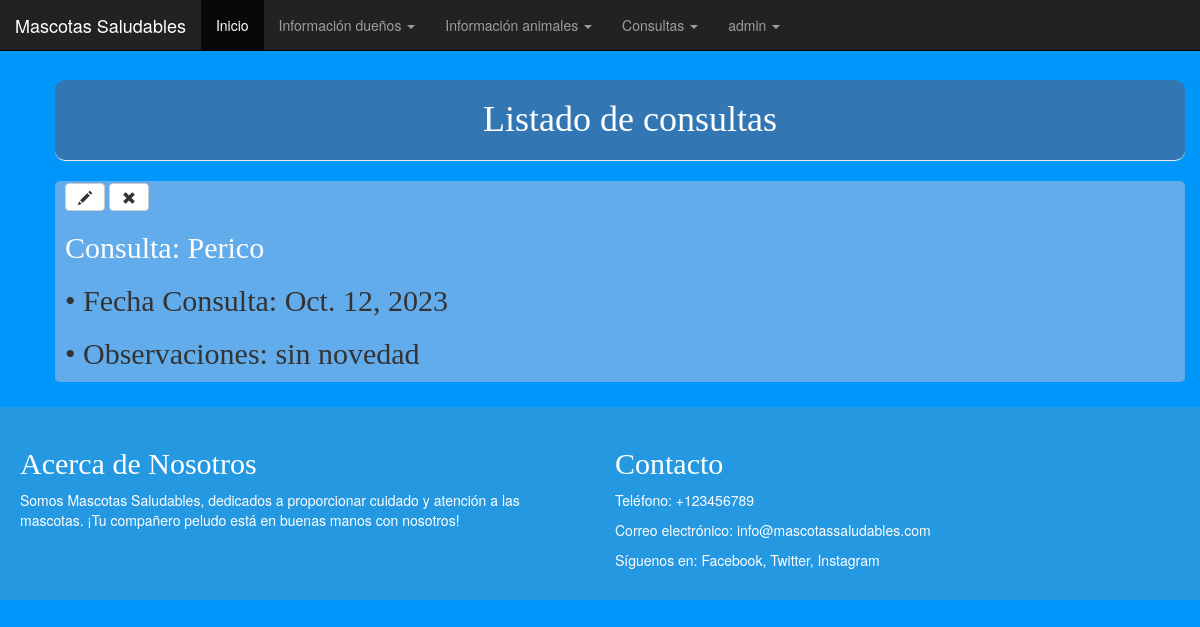
Page /persona/consulta/ (signed in) on the committed database.
### persona/models.py (models this page shows)
class Consulta(models.Model):
    idAnimal = models.ForeignKey(Animal, on_delete=models.CASCADE)
    sintomas = models.TextField()
    observaciones = models.TextField()
    diagnostico = models.TextField()
    fechaConsulta = models.DateField('Fecha Consulta:', null=True)
    receta = models.ManyToManyField(Medicina, through='Medicacion')

class Animal(models.Model):
    idTipoAnimal = models.ForeignKey(TipoAnimal, on_delete = models.CASCADE)
    idDueno = models.ForeignKey(Persona, on_delete = models.CASCADE, null = True)
    nombreAnimal = models.CharField(max_length=50)
    fechaNacimiento = models.DateField('Fecha de Nacimiento')
    raza = models.CharField(max_length=50)
    sexo = models.CharField(max_length=50)
    peso = models.DecimalField(max_digits=5, decimal_places=2)
    observaciones = models.TextField()
    imagen = models.ImageField(upload_to='animal_images/', null=True, blank=True)
    def __str__(self):
        return self.nombreAnimal

### persona/views.py (the view)
# urls.py: path('consulta/', views.lista_consultas, name="lista_consultas"),
@login_required
def lista_consultas(request):
    consultas = Consulta.objects.all()
    return render(request, 'persona/lista_consultas.html', {'consultas':consultas})

### persona/templates/persona/lista_consultas.html
{% extends 'persona/base.html' %}
{% block content %}
<h1 class="page-header">Listado de consultas</h1>
  {% for consulta in consultas %}
  <div class="post">
      <a class="btn btn-default" href="{% url 'consulta_edit' pk=consulta.pk %}"><span class="glyphicon glyphicon-pencil"></span></a>
      <a title="Eliminar registro" class="btn btn-default" href="{% url 'consulta_delete' pk=consulta.pk %}"><span class="glyphicon glyphicon-remove"></span></a>
      <h2><a href="{% url 'detalle_consulta' pk=consulta.pk %}">Consulta: {{consulta.idAnimal}}</a></h2>
      <h2>• Fecha Consulta: {{consulta.fechaConsulta}}</h2>
      <h2>• Observaciones: {{consulta.observaciones}}</h2>
  </div>
  {% endfor %}
{% endblock %}

### persona/templates/persona/base.html (shortened to what this page needs)
{% load static %}
<html>
<head>
    <link rel="stylesheet" href="https://maxcdn.bootstrapcdn.com/bootstrap/3.4.0/css/bootstrap.min.css">
    <link rel="stylesheet" href="{% static 'css/estilo11.css' %}">
</head>
    <body>
            <nav class="navbar navbar-inverse navbar-fixed-top">
              <div class="container-fluid">
                <div class="navbar-header">
                  <a class="navbar-brand" href="#">Mascotas Saludables</a>
                </div>
                {% if user.is_authenticated %}
                <ul class="nav navbar-nav">
                  <li class="active"><a href="#">Inicio</a></li>
                  <li class="dropdown">
                    <a class="dropdown-toggle" data-toggle="dropdown">Información dueños
                    <span class="caret"></span></a>
                  </li>
                  <li class="dropdown">
                    <a class="dropdown-toggle" data-toggle="dropdown" href="#">Información animales
                    <span class="caret"></span></a>
                  </li>
                  <li class="dropdown">
                      <a class="dropdown-toggle" data-toggle="dropdown" href="#">Consultas
                      <span class="caret"></span></a>
                    </li>
                  <li class="dropdown">
                    <a class="dropdown-toggle" data-toggle="dropdown" href="#">{{ user.username }}
                        <span class="caret"></span></a>
                      </li>
                </ul>
                {% else %}
                <a href="{% url 'login' %}" class="top-menu"><span class="glyphicon glyphicon-lock"></span></a>
                {% endif %}
              </div>
            </nav>
        <br><br><br>
        <div class="container">
          <div class="row justify-content-center">
            <div class="content">
              {% block content %}
              {% endblock %}
            </div>
          </div>
        </div>
        <div class="custom-container">
          <div class="row">
            <div class="col-md-6">
              <h2>Acerca de Nosotros</h2>
              <p>Somos Mascotas Saludables, dedicados a proporcionar cuidado y atención a las mascotas. ¡Tu compañero peludo está en buenas manos con nosotros!</p>
            </div>
            <div class="col-md-6">
              <h2>Contacto</h2>
              <p>Teléfono: +123456789</p>
              <p>Correo electrónico: info@mascotassaludables.com</p>
              <p>Síguenos en:
                <a href="#">Facebook</a>,
                <a href="#">Twitter</a>,
                <a href="#">Instagram</a>
              </p>
            </div>
          </div>
        </div>
    </body>
</html>

### persona/static/css/estilo11.css (style rules this page uses)
body { background-color: #0197fa; background-image: url("veterinaria.png"); background-size: 100%; background-position: center center; }
.custom-container { background-color: #3498dbba; padding: 20px; bottom: 0; width: 100%; }
.custom-container h2, .custom-container p, .custom-container a { color: #fff; }
.content { margin-top: 20px; }
.page-header { background-color: #3277B4; margin-top: 0; text-align: center; color: white; border-radius: 10px; padding: 20px 20px 20px 40px; }
.content { margin-left: 40px; }
h1, h2, h3, h4 { font-family: 'Lobster', cursive; }
.post { margin-bottom: 25px; background-color: #63ACEC; padding: 2px; padding-left: 10px; border-radius: 5px; }
.post h2 a, .post h2 a:visited { color: rgb(253, 253, 253); }

### rows in the picture
Consulta: idAnimal "Perico", fechaConsulta "Oct. 12, 2023", observaciones "sin novedad"

### other values in the picture
{{ user.username }} "admin"
